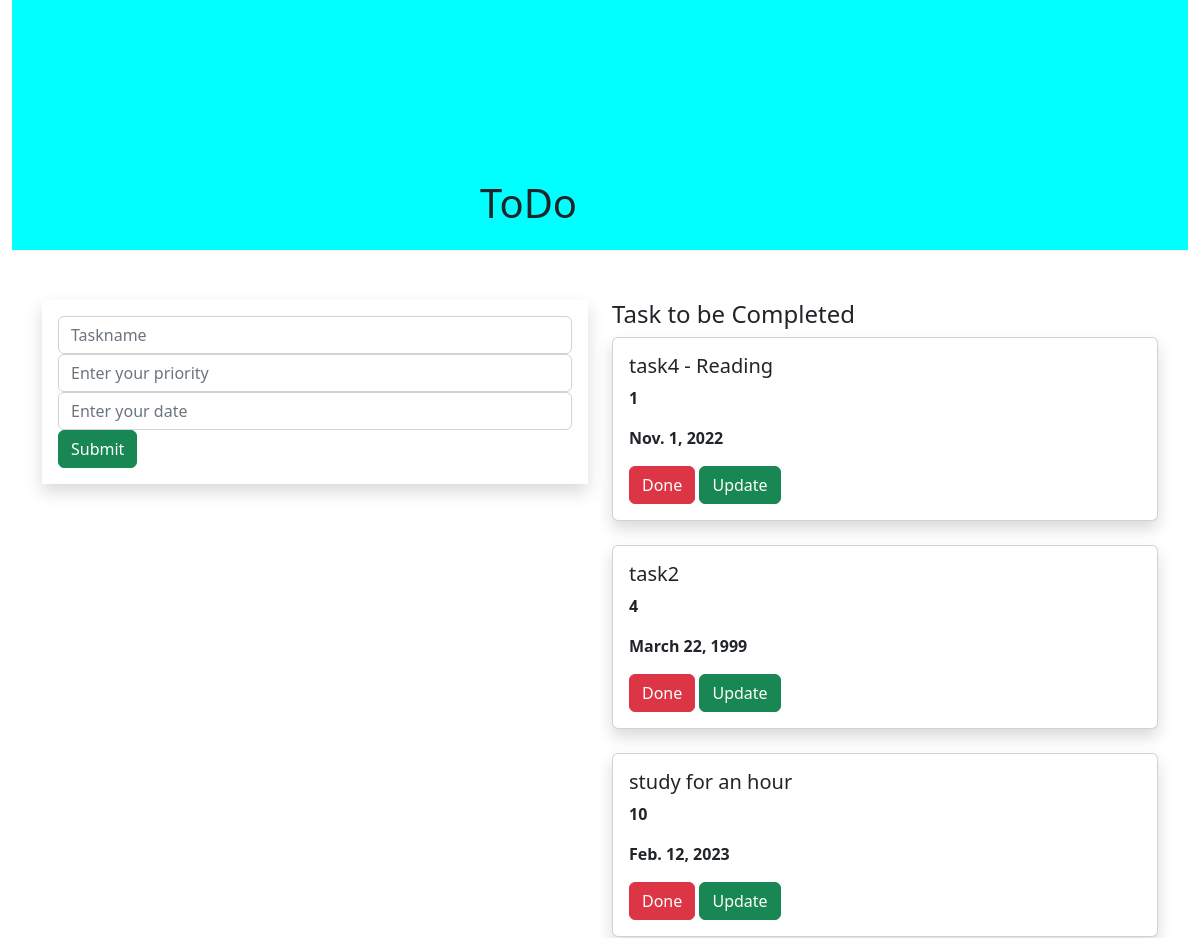
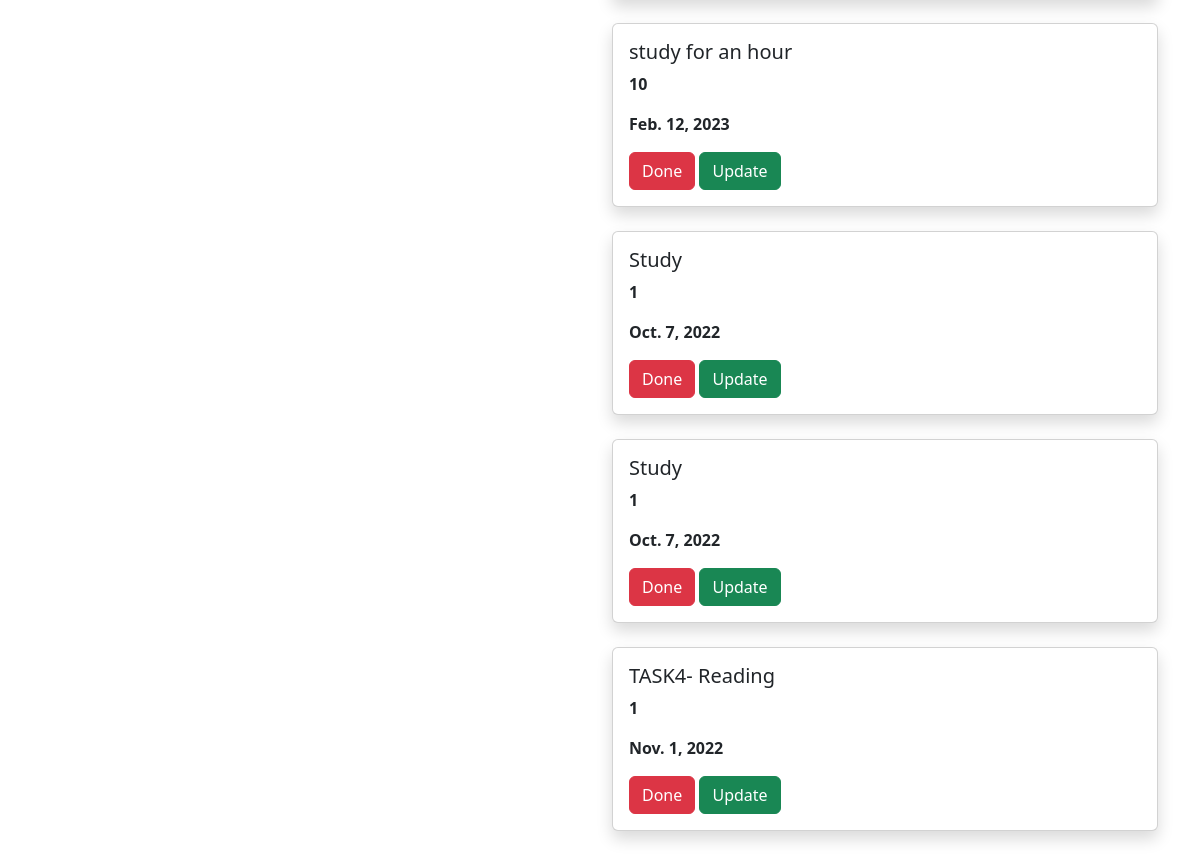
The page / on the database its author committed (2 pictures, top to bottom).
### todoapp/models.py (models this page shows, shortened)
class Task(models.Model):
    name = models.CharField(max_length=250)
    priority = models.IntegerField()
    date = models.DateField()

### todoapp/views.py (the view)
# urls.py: path('', views.home, name = 'home'),
def home( request):
    task1 = Task.objects.all()
    if request.method == 'POST':
        name = request.POST.get('task', '')
        priority = request.POST.get('priority', '')
        date = request.POST.get('date', '')
        task = Task(name = name, priority = priority,  date= date)
        task.save()
    return render(request, 'home.html', {'task1': task1})

### templates/home.html (shortened to what this page needs)
{% extends 'base.html' %}
{% block content %}
<div class = "container-fluid">
    <div class = "row">
        <div class = "col-md-12">
             <div class = "banner">
                 <div class = "banner-text">
                     <h1>ToDo</h1>
                 </div>
            </div>
        </div>
    </div>
</div>
<div class = "container">
    <div class = "row">
        <div class="col-md-6">
            <form method="POST" class = "p-3 shadow">
                <div class = "form-group">
                    <input type = "text"  class = "form-control" name = "task" placeholder="Taskname">
                </div>
                <div class = "form-group">
                    <input type="text" class = "form-control" name="priority" placeholder="Enter your priority">
                </div>
                <div class = "form-group">
                    <input type="text" class = "form-control" name="date" placeholder="Enter your date">
                </div>
                    <input type="submit" class = "btn btn-success">
            </form>
<br>
    </div>
    <div class = "col-md-6">
        <h4> Task to be Completed</h4>
         {% for i in task1 %}
        <div class = "shadow card">
            <div class = "card-body">
                <h5 class = "card-title">{{i.name}}</h5>
                <p><b>{{i.priority}}</b></p>
                 <p><b>{{i.date}}</b></p>
                <a class=" btn btn-danger" href = "{% url 'delete' i.id %}">Done</a>
                <a class=" btn btn-success" href = "{% url 'update' i.id %}">Update</a>
            </div>
        </div>
        <br>
    {% endfor %}
    </div>
</div>
</div>
{% endblock %}

### templates/base.html (shortened to what this page needs)
{% load static %}
<!DOCTYPE html>
<html lang="en">
<head>
<link rel="stylesheet" href="https://cdn.jsdelivr.net/npm/bootstrap@5.2.0/dist/css/bootstrap.min.css">
<link rel="stylesheet" href = "{% static 'style.css'%}">
</head>
<body>
{% block content %}
{% endblock %}
</body>
</html>

### static/style.css (style rules this page uses)
.banner { background-color : aqua; width:100%; height:250px; margin-bottom:50px; }
.banner-text { top:10%; left:40%; position:absolute; transform:transform; }

### rows shown on the page
Task: name "task4 - Reading", priority "1", date "Nov. 1, 2022"
Task: name "task2", priority "4", date "March 22, 1999"
Task: name "study for an hour", priority "10", date "Feb. 12, 2023"
Task: name "study for an hour", priority "10", date "Feb. 12, 2023"
Task: name "Study", priority "1", date "Oct. 7, 2022"
Task: name "Study", priority "1", date "Oct. 7, 2022"
Task: name "TASK4- Reading", priority "1", date "Nov. 1, 2022"
